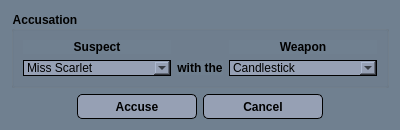
<?xml version="1.0" encoding="UTF-8"?>
<ui version="4.0">
 <class>AccusationDialog</class>
 <widget class="QDialog" name="AccusationDialog">
  <property name="geometry">
   <rect>
    <x>0</x>
    <y>0</y>
    <width>400</width>
    <height>130</height>
   </rect>
  </property>
  <property name="sizePolicy">
   <sizepolicy hsizetype="Fixed" vsizetype="Fixed">
    <horstretch>0</horstretch>
    <verstretch>0</verstretch>
   </sizepolicy>
  </property>
  <property name="minimumSize">
   <size>
    <width>400</width>
    <height>130</height>
   </size>
  </property>
  <property name="maximumSize">
   <size>
    <width>400</width>
    <height>130</height>
   </size>
  </property>
  <property name="windowTitle">
   <string>Dialog</string>
  </property>
  <property name="styleSheet">
   <string notr="true">QWidget {
background-color: rgb(112,128,144);
}

QLabel {
color: black;
font-weight: bold;
}

QComboBox {
color: black;
background-color:  rgb(150,160,180) ;
border-width: 1px;
border-style: solid;
padding: 1px 0px 1px 3px;
}

QPushButton {
color: rgb(0,0,0);
font-weight: bold;
background-color: rgb(150,160,180);
border: 1px solid black;
border-radius: 5px;
}

QPushButton:hover {
color: rgb(0,0,0);
font-weight: bold;
background-color: rgb(250,250,250);
border: 1px solid black;
border-radius: 5px;
}

QPushButton:disabled {
color: darkgrey;
font-weight: bold;
background-color:lightgrey;
border: 1px solid darkgrey;
border-radius: 5px;
}</string>
  </property>
  <layout class="QVBoxLayout" name="verticalLayout">
   <item>
    <widget class="QGroupBox" name="gbAccusation">
     <property name="styleSheet">
      <string notr="true">QGroupBox {
font-weight: bold;
}</string>
     </property>
     <property name="title">
      <string>Accusation</string>
     </property>
     <layout class="QGridLayout" name="gridLayout">
      <item row="0" column="2">
       <widget class="QLabel" name="lbWeapon">
        <property name="maximumSize">
         <size>
          <width>16777215</width>
          <height>20</height>
         </size>
        </property>
        <property name="text">
         <string>Weapon</string>
        </property>
        <property name="alignment">
         <set>Qt::AlignCenter</set>
        </property>
       </widget>
      </item>
      <item row="1" column="2">
       <widget class="QComboBox" name="cbWeapon">
        <item>
         <property name="text">
          <string>Candlestick</string>
         </property>
        </item>
        <item>
         <property name="text">
          <string>Knife</string>
         </property>
        </item>
        <item>
         <property name="text">
          <string>Lead Pipe</string>
         </property>
        </item>
        <item>
         <property name="text">
          <string>Revolver</string>
         </property>
        </item>
        <item>
         <property name="text">
          <string>Rope</string>
         </property>
        </item>
        <item>
         <property name="text">
          <string>Wrench</string>
         </property>
        </item>
       </widget>
      </item>
      <item row="0" column="0">
       <widget class="QLabel" name="lbSuspect">
        <property name="maximumSize">
         <size>
          <width>16777215</width>
          <height>20</height>
         </size>
        </property>
        <property name="text">
         <string>Suspect</string>
        </property>
        <property name="alignment">
         <set>Qt::AlignCenter</set>
        </property>
       </widget>
      </item>
      <item row="1" column="0">
       <widget class="QComboBox" name="cbSuspect">
        <item>
         <property name="text">
          <string>Miss Scarlet</string>
         </property>
        </item>
        <item>
         <property name="text">
          <string>Col. Mustard</string>
         </property>
        </item>
        <item>
         <property name="text">
          <string>Mrs. White</string>
         </property>
        </item>
        <item>
         <property name="text">
          <string>Mr. Green</string>
         </property>
        </item>
        <item>
         <property name="text">
          <string>Mrs. Peacock</string>
         </property>
        </item>
        <item>
         <property name="text">
          <string>Prof. Plum</string>
         </property>
        </item>
       </widget>
      </item>
      <item row="1" column="1">
       <widget class="QLabel" name="lbWithThe">
        <property name="sizePolicy">
         <sizepolicy hsizetype="Fixed" vsizetype="Fixed">
          <horstretch>0</horstretch>
          <verstretch>0</verstretch>
         </sizepolicy>
        </property>
        <property name="text">
         <string>with the</string>
        </property>
        <property name="alignment">
         <set>Qt::AlignCenter</set>
        </property>
       </widget>
      </item>
     </layout>
    </widget>
   </item>
   <item>
    <layout class="QHBoxLayout" name="horizontalLayout">
     <item>
      <spacer name="horizontalSpacer_2">
       <property name="orientation">
        <enum>Qt::Horizontal</enum>
       </property>
       <property name="sizeHint" stdset="0">
        <size>
         <width>40</width>
         <height>20</height>
        </size>
       </property>
      </spacer>
     </item>
     <item>
      <widget class="QPushButton" name="btnAccuse">
       <property name="minimumSize">
        <size>
         <width>120</width>
         <height>25</height>
        </size>
       </property>
       <property name="text">
        <string>Accuse</string>
       </property>
      </widget>
     </item>
     <item>
      <widget class="QPushButton" name="btnCancel">
       <property name="minimumSize">
        <size>
         <width>120</width>
         <height>25</height>
        </size>
       </property>
       <property name="text">
        <string>Cancel</string>
       </property>
      </widget>
     </item>
     <item>
      <spacer name="horizontalSpacer">
       <property name="orientation">
        <enum>Qt::Horizontal</enum>
       </property>
       <property name="sizeHint" stdset="0">
        <size>
         <width>40</width>
         <height>20</height>
        </size>
       </property>
      </spacer>
     </item>
    </layout>
   </item>
   <item>
    <spacer name="verticalSpacer">
     <property name="orientation">
      <enum>Qt::Vertical</enum>
     </property>
     <property name="sizeHint" stdset="0">
      <size>
       <width>20</width>
       <height>40</height>
      </size>
     </property>
    </spacer>
   </item>
  </layout>
 </widget>
 <resources/>
 <connections/>
</ui>
